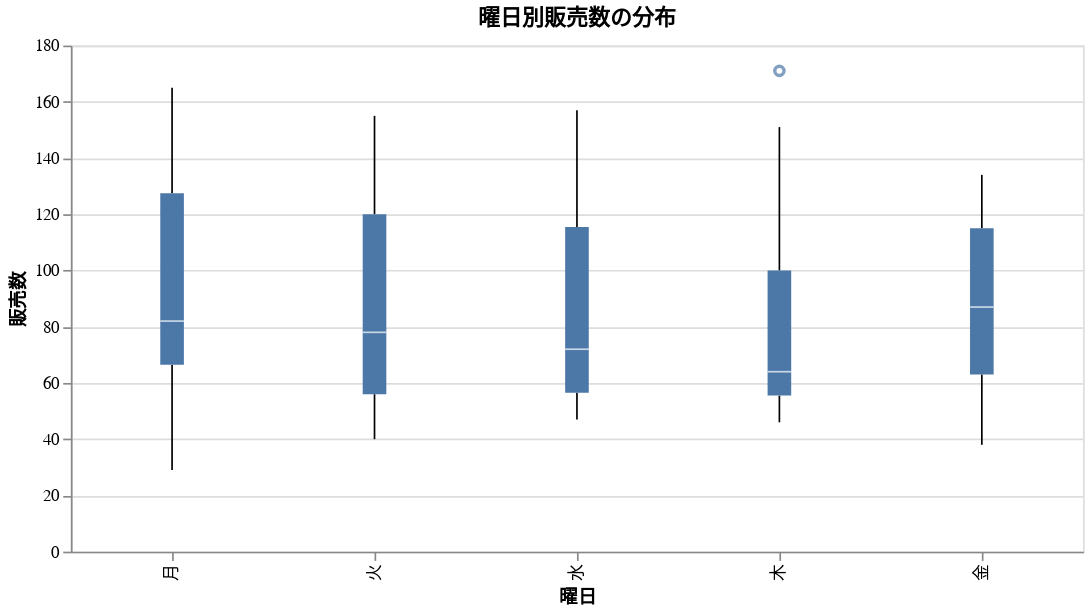

This figure's notebook cell:
### Code cell
# 曜日別販売数
week_order = ["月", "火", "水", "木", "金", "土", "日"]

chart_week = alt.Chart(df_train.to_pandas()).mark_boxplot().encode(
    alt.X("week:N", title="曜日", sort=week_order),
    alt.Y("y:Q", title="販売数"),
    tooltip=["week", "y"]
).properties(
    width=600,
    height=300,
    title="曜日別販売数の分布"
)
chart_week

### Figure 1 — Vega-Lite specification as saved in the notebook (floating-point values rounded to 4 significant figures; data arrays with more than 128 entries replaced by an {"elided": "..."} marker saying what was removed)
{"config": {"view": {"continuousWidth": 300, "continuousHeight": 300}}, "data": {"name": "data-0104721b86c9ed0f9ce3980e6d570df6"}, "mark": {"type": "boxplot"}, "encoding": {"tooltip": [{"field": "week", "type": "nominal"}, {"field": "y", "type": "quantitative"}], "x": {"field": "week", "sort": ["月", "火", "水", "木", "金", "土", "日"], "title": "曜日", "type": "nominal"}, "y": {"field": "y", "title": "販売数", "type": "quantitative"}}, "height": 300, "title": "曜日別販売数の分布", "width": 600, "$schema": "https://vega.github.io/schema/vega-lite/v6.1.0.json", "datasets": {"data-0104721b86c9ed0f9ce3980e6d570df6": {"elided": "207 records"}}}
